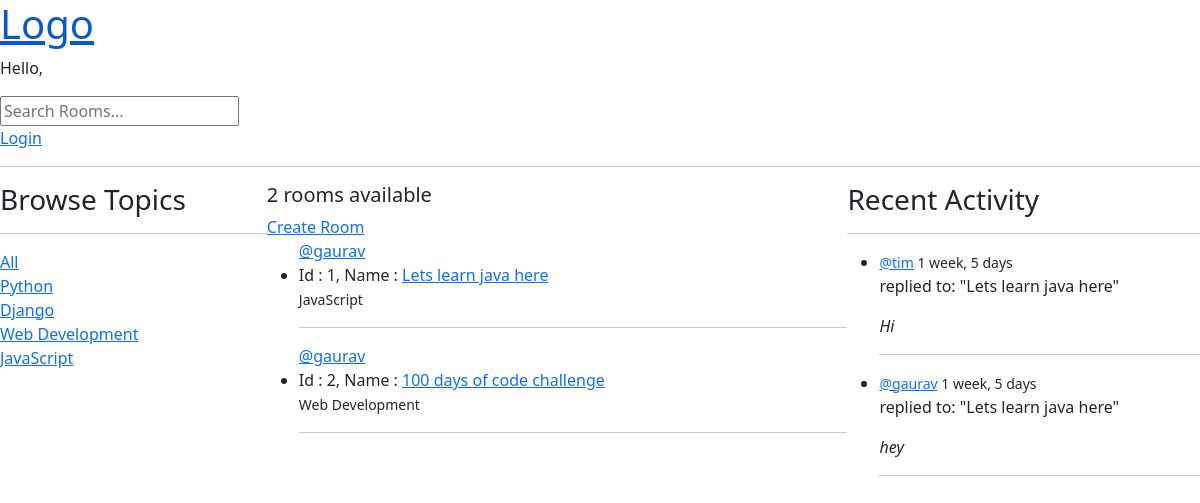
The app's page /, older data.
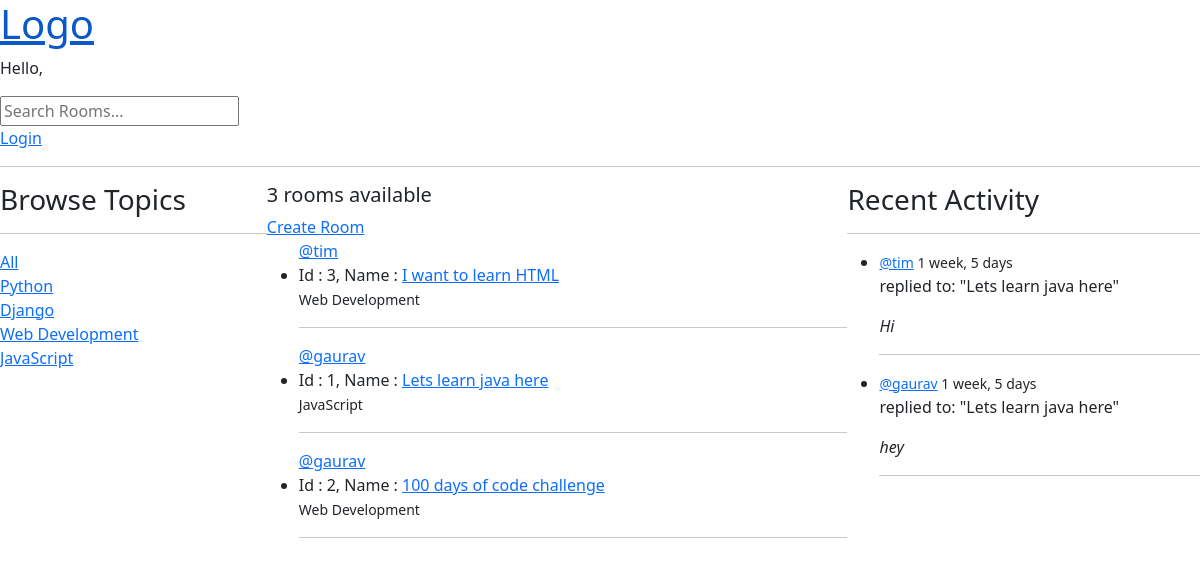
The same page, newer data.
### base/models.py (models this page shows, shortened)
class Topic(models.Model):
    name = models.CharField(max_length=200)

class Room(models.Model):
    host = models.ForeignKey(User, on_delete=models.CASCADE)
    topic = models.ForeignKey(Topic, on_delete=models.SET_NULL, null=True)
    name = models.CharField(max_length=200)
    description = models.TextField(null=True, blank=True)
    participants = models.ManyToManyField(User, related_name='participants', blank=True)
    updated = models.DateTimeField(auto_now=True)
    created = models.DateTimeField(auto_now_add=True)
    class Meta:
        ordering = ['-updated', '-created']
    def __str__(self):
        return self.name

class Message(models.Model):
    user = models.ForeignKey(User, on_delete=models.CASCADE)
    room = models.ForeignKey(Room, on_delete=models.CASCADE)
    body = models.TextField()
    updated = models.DateTimeField(auto_now=True)
    created = models.DateTimeField(auto_now_add=True)
    class Meta:
        ordering = ['-updated', '-created']

### base/views.py (the view)
# urls.py: path('', views.home, name='home'),
def home(request):
    q = request.GET.get('q') if request.GET.get('q') != None else ''
    rooms = Room.objects.filter(Q(topic__name__icontains = q) |
                                Q(name__icontains = q) |
                                Q(description__icontains = q) |
                                Q(host__username__icontains = q.strip('@'))
                                )
    topics = Topic.objects.all()
    room_count = rooms.count()
    recent_messages = Message.objects.filter(Q(room__topic__name__icontains=q))[:4]
    context = {'rooms': rooms,
               'topics': topics,
               'room_count': room_count,
               'recent_messages': recent_messages,
               }
    return render(request, 'base/home.html', context)

### base/templates/base/home.html
{% extends 'main.html' %}
{% load static%}
{% block style %}
    <link rel="stylesheet" href="{% static 'base/home.css' %}">
{% endblock style %}
{% block content %}
<div class="home-container">
    <div class="browse">
        {% include 'base/topic_component.html' %}
    </div>
    <div class="rooms">
        <h5>{{room_count}} rooms available</h5>
        <a href="{% url 'create-room'%}">Create Room</a>
        {% include 'base/feed_component.html' %}
    </div>
    <div class="recent-activity">
        {% include 'base/activity_component.html' %}
    </div>
</div>
{% endblock content %}

### base/templates/base/topic_component.html
<h3>Browse Topics</h3>
<hr>
<div>
    <a href="{% url 'home'%}">All</a>
</div>
{% for topic in topics%}
    <div>
        <a href="{% url 'home'%}?q={{topic.name}}">{{topic.name}}</a>
    </div>
{% endfor %}

### base/templates/base/feed_component.html (shortened to what this page needs)
<div>
    {% for room in rooms%}
        <ul>
            <span><a href="{% url 'profile' room.host.id %}">@{{ room.host.username }}</a></span>
            <li>Id : {{ room.id }}, Name : <a href="{% url 'room' room.id%}">{{ room.name }}</a></li>
            <small>{{ room.topic.name }}</small>
            <br>
            <hr>
        </ul>
    {% endfor %}
</div>

### base/templates/base/activity_component.html (shortened to what this page needs)
<h3>Recent Activity</h3>
<hr>
<ul>
    {% for message in recent_messages %}
        <li>
            <small><a href="{% url 'profile' message.user.id %}">@{{message.user}}</a> {{message.created|timesince}}</small>
            <p>replied to: "{{message.room}}"</p>
            <em>{{message.body|truncatewords:15}}</em>
            <hr>
        </li>
    {% endfor %}
</ul>

Row changes from the older to the newer data that the page shows:
added Room: host.username "tim", id "3", name "I want to learn HTML", topic.name "Web Development"
Text that changed along with them:
{{ room_count }}: "2" → "3"
